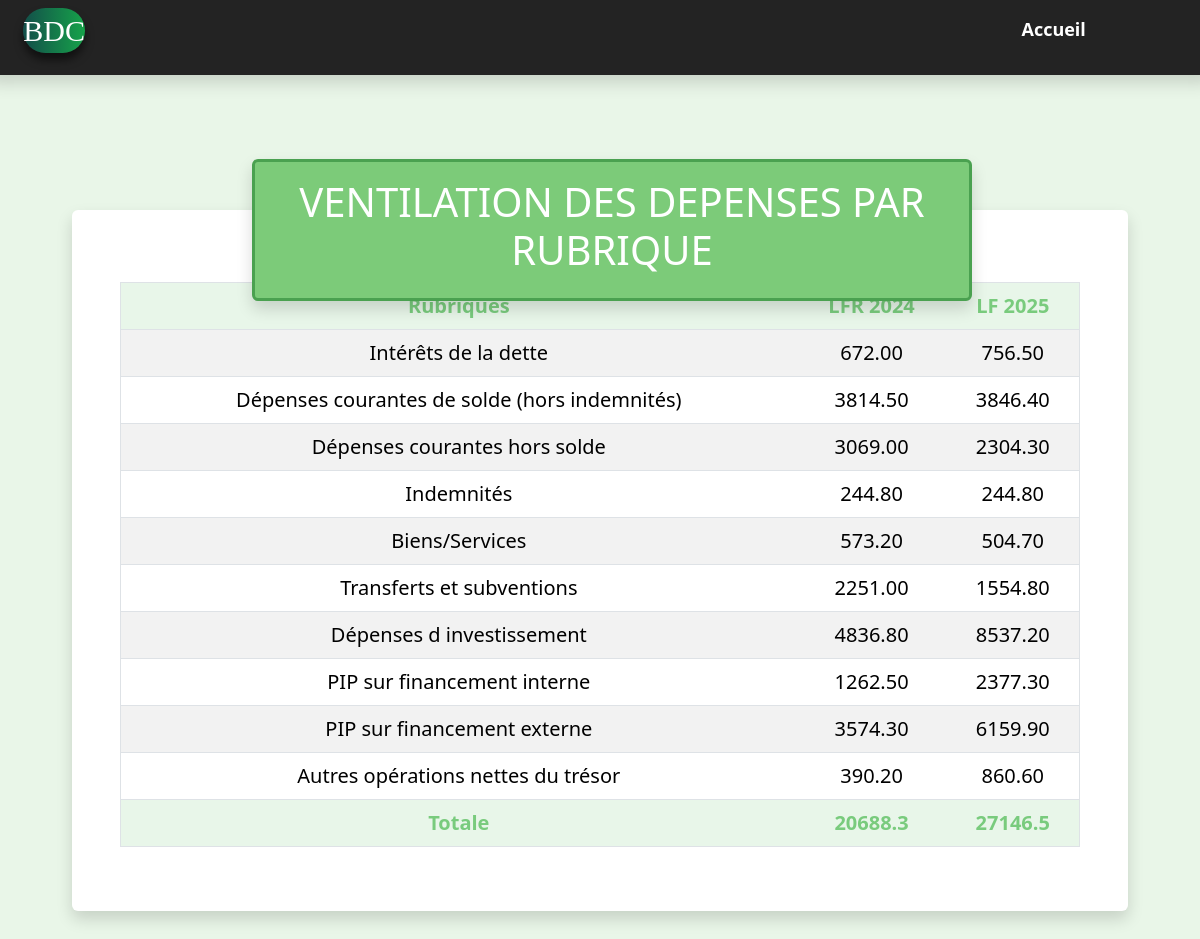
/pages/depense_rubrique_detaille.php, run on the app's committed database.
### tables this page shows
create table tableau7(
    Nom VARCHAR(100),
    avant DECIMAL(10,2),
    apres DECIMAL(10,2)
);

### inc/connecxon.php (called while the page is built, shortened)
<?php
function dbconnect()
{
    static $connect = null;
    if ($connect === null) {
        $connect = mysqli_connect('localhost','root','','BDC');
        mysqli_set_charset($connect, 'utf8mb4');
    }
    return $connect;
}
?>

### inc/fonction.php (called while the page is built, shortened)
<?php
    include('connecxon.php');
    function table_depenses_rubrique()
    {
        $sql ="SELECT * FROM tableau7";
        $requet = mysqli_query(dbconnect(),$sql);
        $result = array();
        while($recettes_fiscales = mysqli_fetch_assoc($requet))
        {
            $result[] = $recettes_fiscales;
        }
        return $result;
    }
    function totale_depenses_rubrique()
    {
        $sql ="SELECT * FROM tableau7";
        $requet = mysqli_query(dbconnect(),$sql);
        $avant = 0;
        $apres = 0;
        $result = array();
        while($recettes_fiscales = mysqli_fetch_assoc($requet))
        {
            $avant = $avant + $recettes_fiscales['avant'];
            $apres = $apres + $recettes_fiscales['apres'];
        }
        $result[0] = $avant;
        $result[1] = $apres;
        return $result;
    }
?>

### pages/depense_rubrique_detaille.php (the view, shortened to what this page needs)
<?php
    include('../inc/fonction.php');
    $tab7 = table_depenses_rubrique();
    $taille = 0;
    while (isset($tab7[$taille]))
    {
        $taille++;
    }
    $totale_tab7= totale_depenses_rubrique();
?>
<!DOCTYPE html>
<html lang="en">
<head>
    <link href="../assets/bootstrap/css/bootstrap.min.css" rel="stylesheet">
    <link rel="stylesheet" href="../assets/css/style.css">
</head>
<body>
    <?php include('header1.php') ?>
    <main class="m-4 p-4">
        <div class="p-4">
            <div class="titre_recette shadow rounded">
                <h1 class="text-center p-3 text-white">VENTILATION DES DEPENSES PAR RUBRIQUE</h1>
            </div>
            <div class="container contait_table_recette p-5 rounded shadow mb-4" style="font-size:20px;">
                <table  class="table table-striped table-hover text-center rounded border mt-4">
                    <thead>
                        <tr class="fw-bold">
                            <td style="background-color: #e8f6e9ff; color: #79cb7dff">Rubriques</td>
                            <td style="background-color: #e8f6e9ff; color: #79cb7dff">LFR 2024</td>
                            <td style="background-color: #e8f6e9ff; color: #79cb7dff">LF 2025</td>
                        </tr>
                    </thead>
                    <tbody>
                        <?php for($i = 0; $i < $taille; $i++) { ?>
                            <tr>
                                <td><?php echo $tab7[$i]['Nom']?></td>
                                <td><?php echo $tab7[$i]['avant']?></td>
                                <td><?php echo $tab7[$i]['apres']?></td>
                            </tr>
                        <?php } ?>
                    </tbody>
                    <tfoot>
                        <tr class="fw-bold">
                            <td style="background-color: #e8f6e9ff; color: #79cb7dff">Totale</td>
                        <td style="background-color: #e8f6e9ff; color: #79cb7dff"><?php echo $totale_tab7[0]?></td>
                        <td style="background-color: #e8f6e9ff; color: #79cb7dff"><?php echo $totale_tab7[1]?></td>
                        </tr>
                    </tfoot>
                </table>
            </div>
        </div>
    </main>
</body>
</html>

### assets/css/style.css (style rules this page uses)
body { background-color: #e9f6e8; }
.titre_recette { margin-top: 1%; position: absolute; width: 60%; margin-left: 15%; background-color: #7ccb79; border: 3px solid #4aa150; }
.contait_table_recette { margin-top: 6%; background-color: white; }

### data on the page
tableau7: Nom "Intérêts de la dette", avant "672.00", apres "756.50"
tableau7: Nom "Dépenses courantes de solde (hors indemnités)", avant "3814.50", apres "3846.40"
tableau7: Nom "Dépenses courantes hors solde", avant "3069.00", apres "2304.30"
tableau7: Nom "Indemnités", avant "244.80", apres "244.80"
tableau7: Nom "Biens/Services", avant "573.20", apres "504.70"
tableau7: Nom "Transferts et subventions", avant "2251.00", apres "1554.80"
tableau7: Nom "Dépenses d investissement", avant "4836.80", apres "8537.20"
tableau7: Nom "PIP sur financement interne", avant "1262.50", apres "2377.30"
tableau7: Nom "PIP sur financement externe", avant "3574.30", apres "6159.90"
tableau7: Nom "Autres opérations nettes du trésor", avant "390.20", apres "860.60"

### other printed values
$totale_tab7[0] "20688.3"
$totale_tab7[1] "27146.5"
